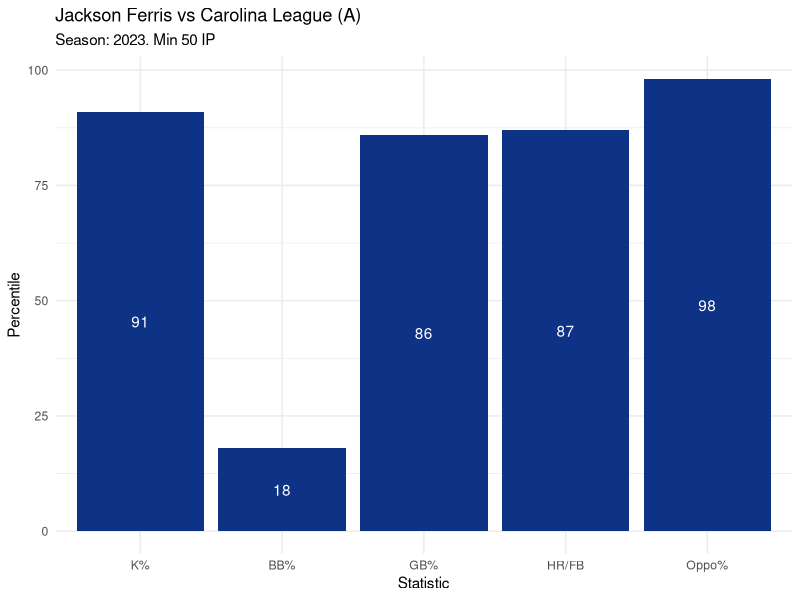

Write R code to recreate this figure.
library(ggplot2)

df <- data.frame(statistic = c("K%","BB%","GB%","HR/FB","Oppo%"),
                 percentile = c(91, 18, 86, 87, 98))

df$statistic <- factor(df$statistic, levels = unique(df$statistic))

f <- ggplot(df, aes(x = statistic, y = percentile)) + 
  geom_bar(stat = "identity", fill = "#0E3386") +
  geom_text(aes(label = percentile), position = position_stack(vjust = 0.5), color = "white") +
  ggtitle("Jackson Ferris vs Carolina League (A)",
          "Season: 2023. Min 50 IP") +
  xlab("Statistic") + ylab("Percentile") + 
  theme_minimal()

ggsave("ferris.png")
